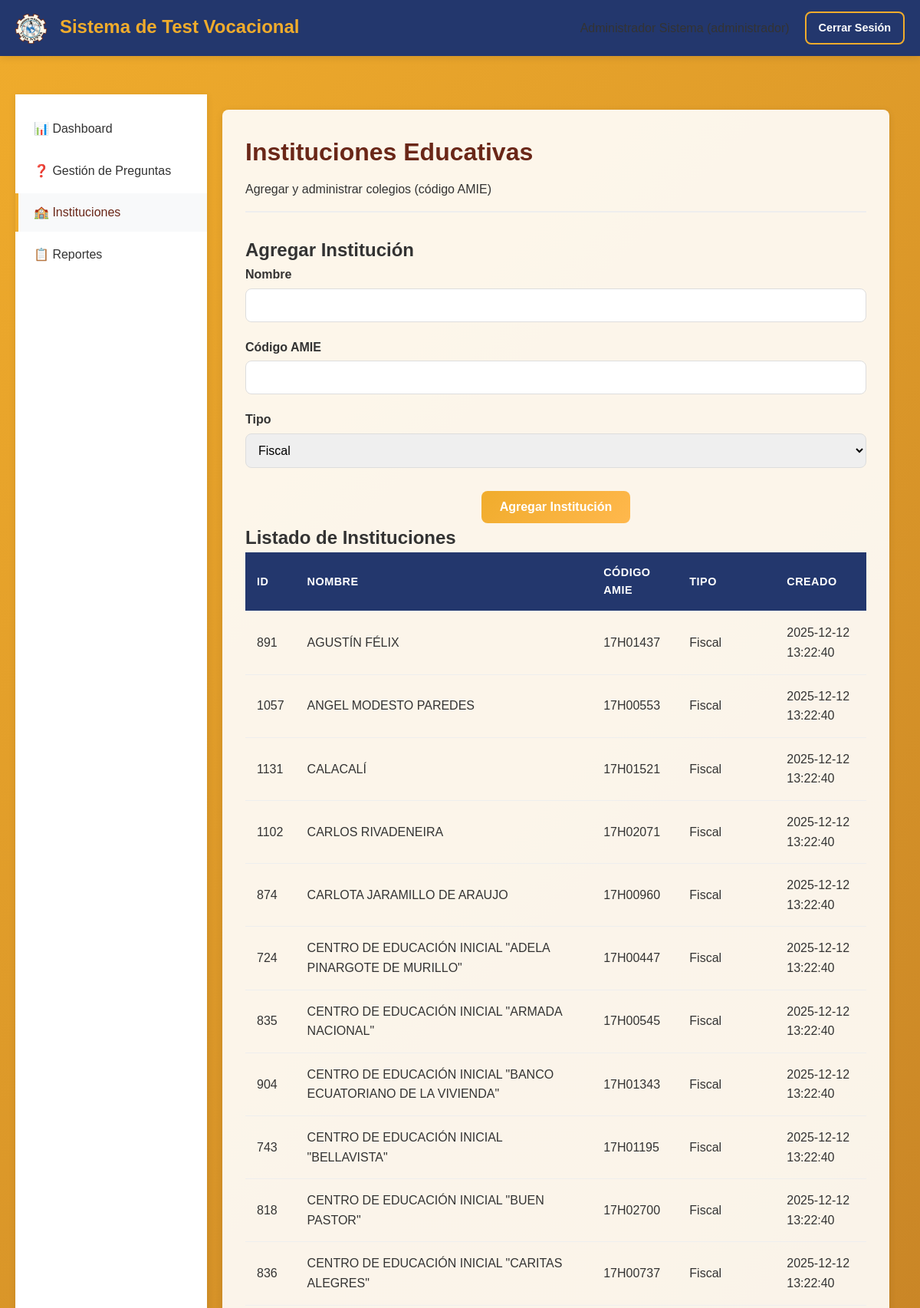
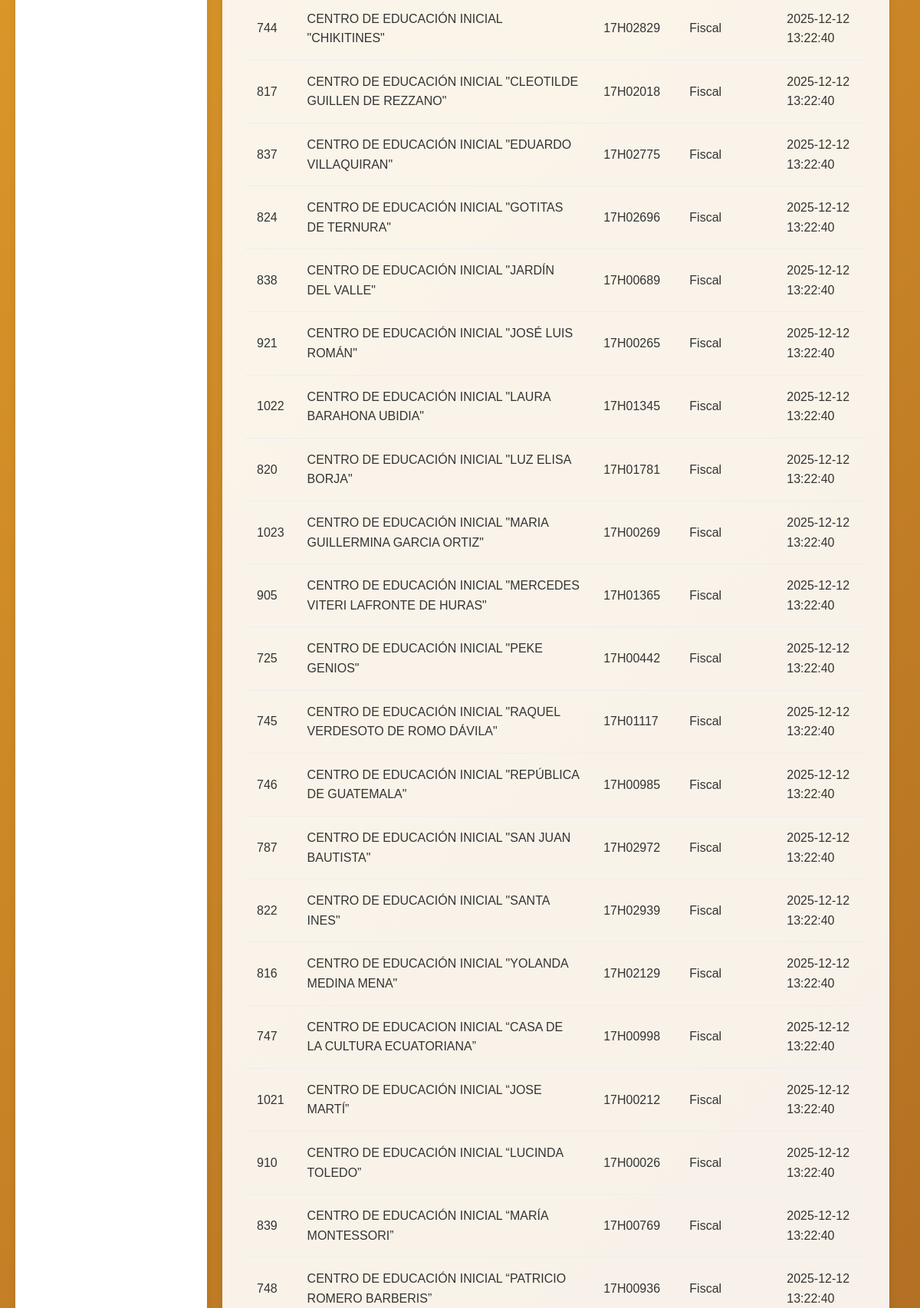
Screenshot of /admin/institutions (signed in, upper part) with the database file from the repository (2 pictures, top to bottom).
### tables this page shows
CREATE TABLE IF NOT EXISTS `instituciones_educativas` (
  `id` int NOT NULL AUTO_INCREMENT,
  `nombre` varchar(255) NOT NULL,
  `zona` varchar(10) DEFAULT NULL,
  `distrito` varchar(20) DEFAULT NULL,
  `regimen` varchar(50) DEFAULT NULL,
  `codigo` varchar(20) NOT NULL,
  `tipo` enum('Fiscal','Fiscomisional','Particular') NOT NULL,
  `created_at` timestamp NULL DEFAULT CURRENT_TIMESTAMP,
  `updated_at` timestamp NULL DEFAULT CURRENT_TIMESTAMP ON UPDATE CURRENT_TIMESTAMP,
  PRIMARY KEY (`id`),
  UNIQUE KEY `codigo` (`codigo`),
  KEY `idx_codigo` (`codigo`),
  KEY `idx_nombre` (`nombre`),
  KEY `idx_tipo` (`tipo`)
);

### controllers/AdminController.php (called while the page is built, shortened)
<?php
require_once 'models/Institucion.php';
class AdminController {
    private $userModel;
    private $institucionModel;
    public function __construct() {
        $this->userModel = new User();
        $this->institucionModel = new Institucion();
    }
    public function institutions() {
        if (!empty($_SESSION['user_role']) && $_SESSION['user_role'] === 'dece') {
            $current = $this->userModel->find($_SESSION['user_id']);
            $institutions = [];
            if (!empty($current['institucion_id'])) {
                $inst = $this->institucionModel->find($current['institucion_id']);
                if ($inst) $institutions[] = $inst;
            }
        } else {
            $institutions = $this->institucionModel->getAll();
        }
        require_once 'views/admin_institutions.php';
    }
}
?>

### config/database.php (called while the page is built)
<?php
class Database {
    private static $instance = null;
    private $connection;
    private function __construct() {
        try {
            $this->connection = new PDO(
                "mysql:host=" . DB_HOST . ";dbname=" . DB_NAME . ";charset=utf8mb4",
                DB_USER,
                DB_PASS,
                [
                    PDO::ATTR_ERRMODE => PDO::ERRMODE_EXCEPTION,
                    PDO::ATTR_DEFAULT_FETCH_MODE => PDO::FETCH_ASSOC,
                    PDO::ATTR_EMULATE_PREPARES => false,
                ]
            );
        } catch (PDOException $e) {
            die("Connection failed: " . $e->getMessage());
        }
    }
    public static function getInstance() {
        if (self::$instance === null) {
            self::$instance = new self();
        }
        return self::$instance;
    }
    public function getConnection() {
        return $this->connection;
    }
}
?>

### models/BaseModel.php (called while the page is built, shortened)
<?php
abstract class BaseModel {
    public function __construct() {
        $this->db = Database::getInstance()->getConnection();
    }
}
?>

### models/Institucion.php (called while the page is built, shortened)
<?php
class Institucion extends BaseModel {
    protected $table = 'instituciones_educativas';
    public function getAll($limit = null) {
        $stmt = $this->db->query("SELECT * FROM {$this->table} ORDER BY nombre");
        return $stmt->fetchAll();
    }
}
?>

### views/admin_institutions.php (the view, shortened to what this page needs)
<?php require 'views/layout/header.php'; ?>
<div class="admin-container">
        <aside class="admin-sidebar">
            <ul class="sidebar-menu">
                <li><a href="/test-vocacional/admin">📊 Dashboard</a></li>
                <li><a href="/test-vocacional/admin/questions">❓ Gestión de Preguntas</a></li>
                <li><a href="/test-vocacional/admin/institutions" class="active">🏫 Instituciones</a></li>
                <li><a href="/test-vocacional/admin/reports/group">📋 Reportes</a></li>
            </ul>
        </aside>
        <main class="admin-main">
            <div class="admin-header">
                <h1>Instituciones Educativas</h1>
                <p>Agregar y administrar colegios (código AMIE)</p>
            </div>
            <div class="table-container">
                <h2>Agregar Institución</h2>
                <form method="POST" action="/test-vocacional/admin/institutions" class="institution-form">
                    <div class="form-group">
                        <label>Nombre</label>
                        <input type="text" name="nombre" required>
                    </div>
                    <div class="form-group">
                        <label>Código AMIE</label>
                        <input type="text" name="codigo" required>
                    </div>
                    <div class="form-group">
                        <label>Tipo</label>
                        <select name="tipo" required>
                            <option value="Fiscal">Fiscal</option>
                        </select>
                    </div>
                    <div class="form-actions">
                        <button type="submit" class="btn btn-primary">Agregar Institución</button>
                    </div>
                </form>
            </div>
            <div class="table-container">
                <h2>Listado de Instituciones</h2>
                <table class="admin-table">
                    <thead>
                        <tr>
                            <th>ID</th>
                            <th>Nombre</th>
                            <th>Código AMIE</th>
                            <th>Tipo</th>
                            <th>Creado</th>
                        </tr>
                    </thead>
                    <tbody>
                        <?php foreach ($institutions as $inst): ?>
                            <tr>
                                <td><?= $inst['id'] ?></td>
                                <td><?= htmlspecialchars($inst['nombre']) ?></td>
                                <td><?= htmlspecialchars($inst['codigo']) ?></td>
                                <td><?= htmlspecialchars($inst['tipo']) ?></td>
                                <td><?= $inst['created_at'] ?></td>
                            </tr>
                        <?php endforeach; ?>
                    </tbody>
                </table>
            </div>
        </main>
    </div>
    <?php require 'views/layout/footer.php'; ?>
</body>
</html>

### assets/css/styles.css (style rules this page uses)
:root { --primary-color: #F0AC2C; --primary-gradient: linear-gradient(135deg, #F0AC2C 0%, #FFB84D 100%); --secondary-color: #6A2718; --tertiary-color: #23376D; --success-color: #28a745; --warning-color: #ffc107; --danger-color: #dc3545; --dark-color: #333; --light-color: #f8f9fa; --border-radius: 8px; --box-shadow: 0 2px 10px rgba(0, 0, 0, 0.1); --transition: all 0.3s ease; }
* { margin: 0; padding: 0; box-sizing: border-box; }
body { font-family: 'Arial', sans-serif; font-size: 16px; line-height: 1.6; color: var(--dark-color); background: linear-gradient(135deg, #F0AC2C 0%, #6A2718 100%); background-attachment: fixed; min-height: 100vh; }
.form-group { margin-bottom: 20px; }
.form-group label { display: block; margin-bottom: 5px; font-weight: 600; color: var(--dark-color); }
.form-group input, .form-group select { width: 100%; padding: 12px; border: 1px solid #ddd; border-radius: var(--border-radius); font-size: 1rem; transition: var(--transition); }
.btn { display: inline-block; padding: 12px 24px; border: none; border-radius: var(--border-radius); font-size: 1rem; font-weight: 600; text-align: center; text-decoration: none; cursor: pointer; transition: var(--transition); }
.btn-primary { background: var(--primary-gradient); color: white; }
.admin-container { display: flex; min-height: calc(100vh - 80px); }
.admin-sidebar { width: 250px; background: white; box-shadow: var(--box-shadow); padding: 20px 0; display: flex; flex-direction: column; }
.sidebar-menu { list-style: none; padding: 0; margin: 0; }
.sidebar-menu li { margin-bottom: 5px; }
.sidebar-menu a { display: block; padding: 12px 20px; color: var(--dark-color); text-decoration: none; transition: var(--transition); border-left: 4px solid transparent; font-weight: 500; }
.sidebar-menu a:hover, .sidebar-menu a.active { background: #f8f9fa; color: var(--secondary-color); border-left-color: var(--primary-color); }
.admin-main { flex: 1; padding: 30px; background: rgba(255, 255, 255, 0.9); margin: 20px; border-radius: var(--border-radius); box-shadow: var(--box-shadow); }
.admin-header { margin-bottom: 30px; border-bottom: 2px solid #eee; padding-bottom: 15px; }
.admin-header h1 { color: var(--secondary-color); margin-bottom: 10px; }
.admin-table { width: 100%; border-collapse: collapse; }
.admin-table th, .admin-table td { padding: 15px; text-align: left; border-bottom: 1px solid #eee; }
.admin-table th { background: var(--tertiary-color); font-weight: 600; color: white; text-transform: uppercase; font-size: 0.9rem; letter-spacing: 0.5px; }
.admin-table td { color: var(--dark-color); }
.form-actions { text-align: center; margin-top: 30px; }

### rows the page displays
instituciones_educativas: id "891", nombre "AGUSTÍN FÉLIX", codigo "17H01437", tipo "Fiscal", created_at "2025-12-12 13:22:40"
instituciones_educativas: id "1057", nombre "ANGEL MODESTO PAREDES", codigo "17H00553", tipo "Fiscal", created_at "2025-12-12 13:22:40"
instituciones_educativas: id "1131", nombre "CALACALÍ", codigo "17H01521", tipo "Fiscal", created_at "2025-12-12 13:22:40"
instituciones_educativas: id "1102", nombre "CARLOS RIVADENEIRA", codigo "17H02071", tipo "Fiscal", created_at "2025-12-12 13:22:40"
instituciones_educativas: id "874", nombre "CARLOTA JARAMILLO DE ARAUJO", codigo "17H00960", tipo "Fiscal", created_at "2025-12-12 13:22:40"
instituciones_educativas: id "724", nombre "CENTRO DE EDUCACIÓN INICIAL \"ADELA PINARGOTE DE MURILLO\"", codigo "17H00447", tipo "Fiscal", created_at "2025-12-12 13:22:40"
instituciones_educativas: id "835", nombre "CENTRO DE EDUCACIÓN INICIAL \"ARMADA NACIONAL\"", codigo "17H00545", tipo "Fiscal", created_at "2025-12-12 13:22:40"
instituciones_educativas: id "904", nombre "CENTRO DE EDUCACIÓN INICIAL \"BANCO ECUATORIANO DE LA VIVIENDA\"", codigo "17H01343", tipo "Fiscal", created_at "2025-12-12 13:22:40"
instituciones_educativas: id "743", nombre "CENTRO DE EDUCACIÓN INICIAL \"BELLAVISTA\"", codigo "17H01195", tipo "Fiscal", created_at "2025-12-12 13:22:40"
instituciones_educativas: id "818", nombre "CENTRO DE EDUCACIÓN INICIAL \"BUEN PASTOR\"", codigo "17H02700", tipo "Fiscal", created_at "2025-12-12 13:22:40"
instituciones_educativas: id "836", nombre "CENTRO DE EDUCACIÓN INICIAL \"CARITAS ALEGRES\"", codigo "17H00737", tipo "Fiscal", created_at "2025-12-12 13:22:40"
instituciones_educativas: id "744", nombre "CENTRO DE EDUCACIÓN INICIAL \"CHIKITINES\"", codigo "17H02829", tipo "Fiscal", created_at "2025-12-12 13:22:40"
instituciones_educativas: id "817", nombre "CENTRO DE EDUCACIÓN INICIAL \"CLEOTILDE GUILLEN DE REZZANO\"", codigo "17H02018", tipo "Fiscal", created_at "2025-12-12 13:22:40"
instituciones_educativas: id "837", nombre "CENTRO DE EDUCACIÓN INICIAL \"EDUARDO VILLAQUIRAN\"", codigo "17H02775", tipo "Fiscal", created_at "2025-12-12 13:22:40"
instituciones_educativas: id "824", nombre "CENTRO DE EDUCACIÓN INICIAL \"GOTITAS DE TERNURA\"", codigo "17H02696", tipo "Fiscal", created_at "2025-12-12 13:22:40"
instituciones_educativas: id "838", nombre "CENTRO DE EDUCACIÓN INICIAL \"JARDÍN DEL VALLE\"", codigo "17H00689", tipo "Fiscal", created_at "2025-12-12 13:22:40"
instituciones_educativas: id "921", nombre "CENTRO DE EDUCACIÓN INICIAL \"JOSÉ LUIS ROMÁN\"", codigo "17H00265", tipo "Fiscal", created_at "2025-12-12 13:22:40"
instituciones_educativas: id "1022", nombre "CENTRO DE EDUCACIÓN INICIAL \"LAURA BARAHONA UBIDIA\"", codigo "17H01345", tipo "Fiscal", created_at "2025-12-12 13:22:40"
instituciones_educativas: id "820", nombre "CENTRO DE EDUCACIÓN INICIAL \"LUZ ELISA BORJA\"", codigo "17H01781", tipo "Fiscal", created_at "2025-12-12 13:22:40"
instituciones_educativas: id "1023", nombre "CENTRO DE EDUCACIÓN INICIAL \"MARIA GUILLERMINA GARCIA ORTIZ\"", codigo "17H00269", tipo "Fiscal", created_at "2025-12-12 13:22:40"
instituciones_educativas: id "905", nombre "CENTRO DE EDUCACIÓN INICIAL \"MERCEDES VITERI LAFRONTE DE HURAS\"", codigo "17H01365", tipo "Fiscal", created_at "2025-12-12 13:22:40"
instituciones_educativas: id "725", nombre "CENTRO DE EDUCACIÓN INICIAL \"PEKE GENIOS\"", codigo "17H00442", tipo "Fiscal", created_at "2025-12-12 13:22:40"
instituciones_educativas: id "745", nombre "CENTRO DE EDUCACIÓN INICIAL \"RAQUEL VERDESOTO DE ROMO DÁVILA\"", codigo "17H01117", tipo "Fiscal", created_at "2025-12-12 13:22:40"
instituciones_educativas: id "746", nombre "CENTRO DE EDUCACIÓN INICIAL \"REPÚBLICA DE GUATEMALA\"", codigo "17H00985", tipo "Fiscal", created_at "2025-12-12 13:22:40"
instituciones_educativas: id "787", nombre "CENTRO DE EDUCACIÓN INICIAL \"SAN JUAN BAUTISTA\"", codigo "17H02972", tipo "Fiscal", created_at "2025-12-12 13:22:40"
instituciones_educativas: id "822", nombre "CENTRO DE EDUCACIÓN INICIAL \"SANTA INES\"", codigo "17H02939", tipo "Fiscal", created_at "2025-12-12 13:22:40"
instituciones_educativas: id "816", nombre "CENTRO DE EDUCACIÓN INICIAL \"YOLANDA MEDINA MENA\"", codigo "17H02129", tipo "Fiscal", created_at "2025-12-12 13:22:40"
instituciones_educativas: id "747", nombre "CENTRO DE EDUCACION INICIAL “CASA DE LA CULTURA ECUATORIANA”", codigo "17H00998", tipo "Fiscal", created_at "2025-12-12 13:22:40"
instituciones_educativas: id "1021", nombre "CENTRO DE EDUCACIÓN INICIAL “JOSE MARTÍ”", codigo "17H00212", tipo "Fiscal", created_at "2025-12-12 13:22:40"
instituciones_educativas: id "910", nombre "CENTRO DE EDUCACIÓN INICIAL “LUCINDA TOLEDO”", codigo "17H00026", tipo "Fiscal", created_at "2025-12-12 13:22:40"
instituciones_educativas: id "839", nombre "CENTRO DE EDUCACIÓN INICIAL “MARÍA MONTESSORI”", codigo "17H00769", tipo "Fiscal", created_at "2025-12-12 13:22:40"
instituciones_educativas: id "748", nombre "CENTRO DE EDUCACIÓN INICIAL “PATRICIO ROMERO BARBERIS”", codigo "17H00936", tipo "Fiscal", created_at "2025-12-12 13:22:40"

### other values shown
APP_NAME "Sistema de Test Vocacional"
